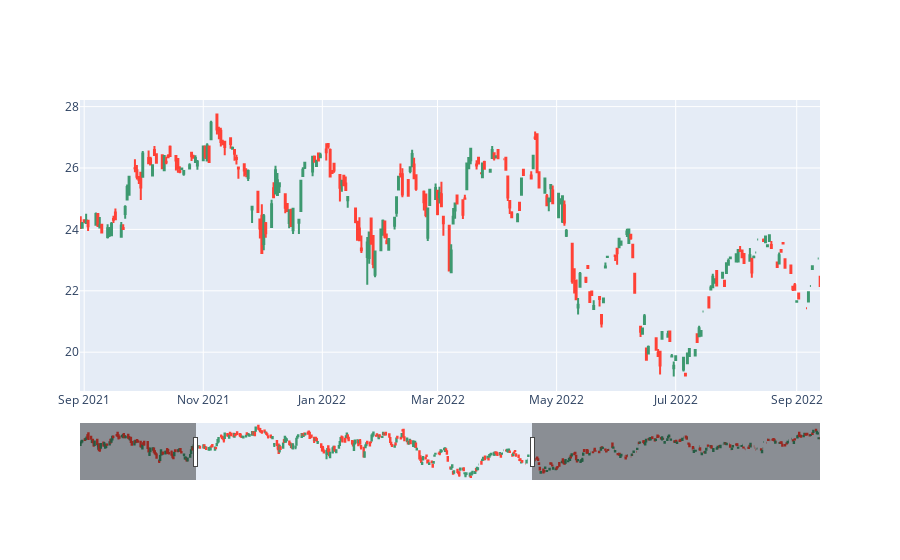

The notebook cell saved with this chart:
### Code cell
### Candle Plot
BEDZ = stocks_hist_date.loc[stocks_hist_date["Stock"] == "BEDZ"]
fig2 = go.Figure(data=[go.Candlestick(x=BEDZ['Date'],
                open=BEDZ['Open'],
                high=BEDZ['High'],
                low=BEDZ['Low'],
                close=BEDZ['Close'])],
                layout=go.Layout(autosize=True, height=700))

fig2.show()

### Figure 1 — Plotly figure (JSON) as saved in the notebook; plotly's stock layout.template omitted (floating-point values rounded to 4 significant figures; data arrays with more than 128 entries replaced by an {"elided": "..."} marker saying what was removed)
{"data": [{"close": {"elided": "577 float values"}, "high": {"elided": "577 float values"}, "low": {"elided": "577 float values"}, "open": {"elided": "577 float values"}, "type": "candlestick", "x": {"elided": "577 str values"}}], "layout": {"autosize": true, "xaxis": {"autorange": false, "range": ["2021-08-29 20:35:33.3333", "2022-09-12 22:04:26.6667"], "rangeslider": {"autorange": true, "range": ["2021-04-20 12:00", "2023-08-04 12:00"], "yaxis": {"_template": null, "rangemode": "match"}}, "type": "date"}, "yaxis": {"autorange": true, "range": [18.74, 28.22]}}}
